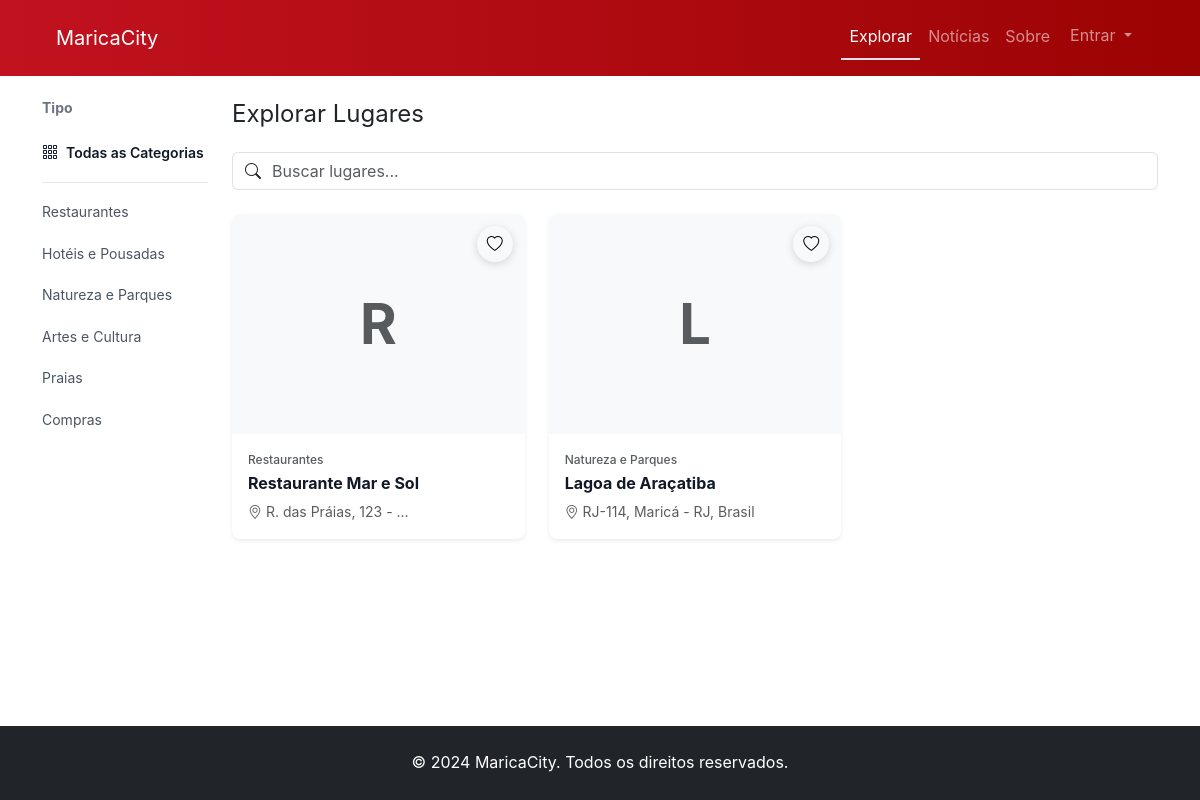
The app's page /explore/, older data.
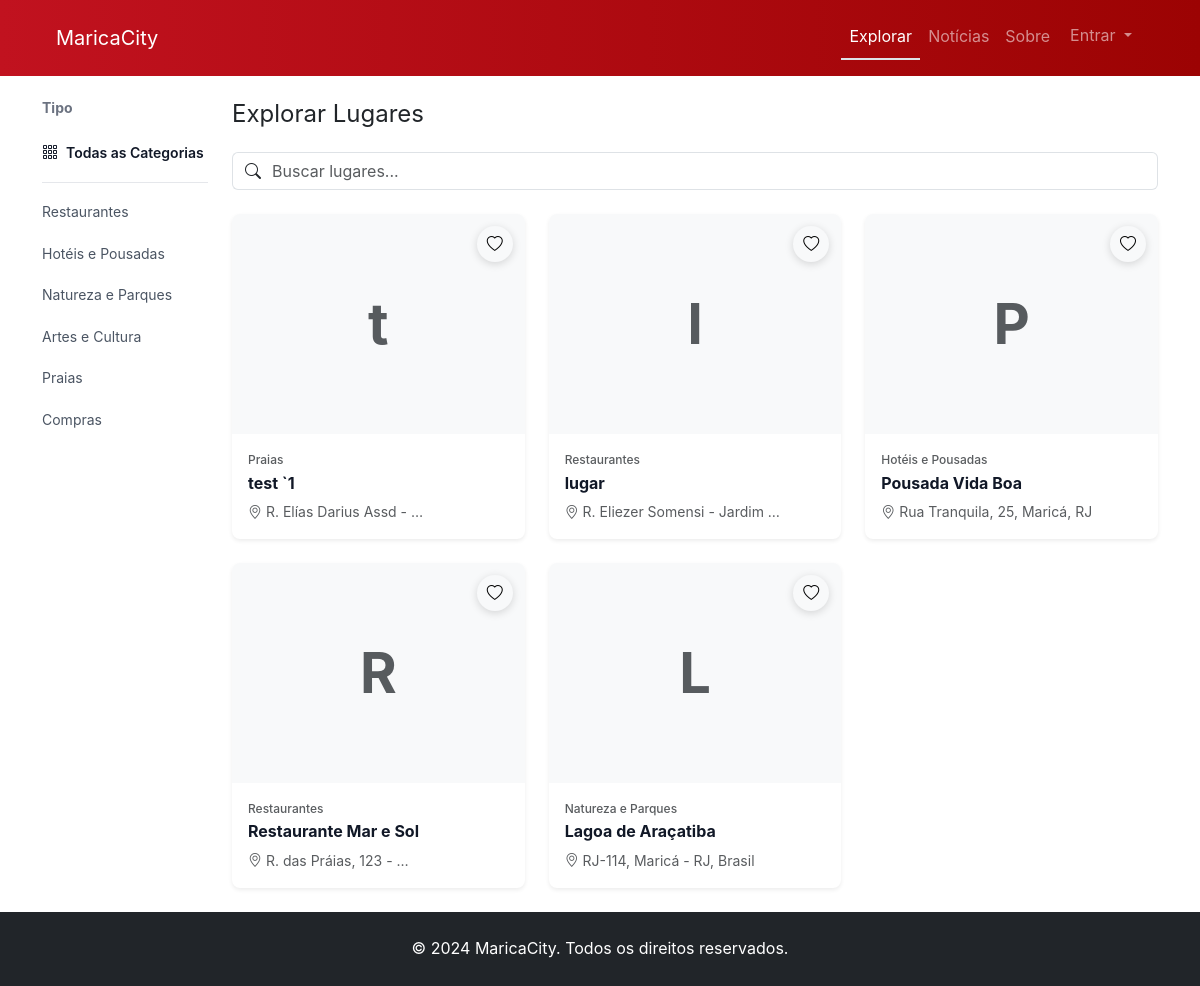
The same page, newer data.
### apps/explore/models.py (models this page shows, shortened)
class Category(models.Model):
    name = models.CharField(max_length=100, unique=True, help_text="Nome da categoria")
    slug = models.SlugField(
        max_length=100, unique=True, help_text="Identificador amigável para URL"
    )
    description = models.TextField(blank=True, help_text="Descrição da categoria")
    icon = models.CharField(
        max_length=50, blank=True, help_text="Classe do ícone ou emoji para a categoria"
    )
    is_active = models.BooleanField(
        default=True, help_text="Se a categoria está atualmente ativa"
    )
    display_order = models.IntegerField(
        default=0,
        help_text="Ordem em que a categoria aparece (números menores primeiro)",
    )
    created_at = models.DateTimeField(auto_now_add=True)
    updated_at = models.DateTimeField(auto_now=True)
    class Meta:
        ordering = ["display_order", "name"]
        verbose_name = "Categoria"
        verbose_name_plural = "Categorias"
        indexes = [
            models.Index(fields=["is_active", "display_order"]),
            models.Index(fields=["slug"]),
        ]

class Place(models.Model):
    name = models.CharField(max_length=200, help_text="Nome do lugar")
    description = models.TextField(help_text="Descrição detalhada do lugar")
    address = models.TextField(help_text="Endereço completo do lugar")
    latitude = models.DecimalField(
        max_digits=9,
        decimal_places=6,
        null=True,
        blank=True,
        help_text="Coordenada de latitude",
    )
    longitude = models.DecimalField(
        max_digits=9,
        decimal_places=6,
        null=True,
        blank=True,
        help_text="Coordenada de longitude",
    )
    categories = models.ManyToManyField(
        Category,
        related_name="places",
        blank=True,
        help_text="Categorias às quais este lugar pertence",
    )
    created_by = models.ForeignKey(
        settings.AUTH_USER_MODEL,
        on_delete=models.CASCADE,
        related_name="places",
        help_text="Usuário que criou este lugar",
    )
    is_approved = models.BooleanField(
        default=False, help_text="Se o lugar foi aprovado pelo administrador"
    )
    is_active = models.BooleanField(
        default=True, help_text="Se o lugar está atualmente ativo"
    )
    created_at = models.DateTimeField(auto_now_add=True)
    updated_at = models.DateTimeField(auto_now=True)
    class Meta:
        ordering = ["-created_at"]
        verbose_name = "Lugar"
        verbose_name_plural = "Lugares"
        indexes = [
            models.Index(fields=["is_approved", "is_active"]),
            models.Index(fields=["-created_at"]),
        ]
    @property
    def is_pending(self):
        return not self.is_approved
    @property
    def primary_image(self):
        return self.images.filter(is_primary=True).first()

### apps/explore/views.py (the view)
# urls.py: path("", views.explore_view, name="explore"),
def explore_view(request):
    categories = Category.objects.filter(is_active=True).order_by("display_order")
    search_query = request.GET.get("q", "").strip()
    sort_by = request.GET.get("sort", "-created_at")
    valid_sorts = {
        "-created_at": "-created_at",
        "name": "name",
        "-name": "-name",
    }
    sort_order = valid_sorts.get(sort_by, "-created_at")
    base_query = Q(is_approved=True, is_active=True)
    if request.user.is_authenticated:
        user_pending_query = Q(
            created_by=request.user, is_approved=False, is_active=True
        )
        all_places = Place.objects.filter(base_query | user_pending_query)
    else:
        all_places = Place.objects.filter(base_query)
    if search_query:
        all_places = all_places.filter(
            Q(name__icontains=search_query)
            | Q(description__icontains=search_query)
            | Q(categories__name__icontains=search_query)
        ).distinct()
    all_places = all_places.prefetch_related("images", "categories").order_by(
        sort_order
    )
    context = {
        "categories": categories,
        "all_places": all_places,
        "current_sort": sort_by,
    }
    return render(request, "explore/explore.html", context)

### apps/core/context_processors.py (called while the page is built, shortened)
def google_oauth(request):
    return {
        "GOOGLE_OAUTH_CLIENT_ID": settings.GOOGLE_OAUTH_CLIENT_ID,
    }

def admin_stats(request):
    return {"pending_places": 0, "draft_news": 0}

### templates/explore/explore.html (shortened to what the changed rows need)
{% extends 'base.html' %}
{% load static %}
{% block extra_css %}
<link rel="stylesheet" href="{% static 'css/pages/explore.css' %}">
{% endblock %}
{% block content %}
<div class="container py-4">
  <div class="row">
    <div class="col-md-3 col-lg-2">
      <div class="sidebar-sticky">
        <div class="mb-4">
          <div class="list-group list-group-flush border-0">
            {% if categories %}
              {% for category in categories %}
              <a href="{% url 'explore:category_detail' category.slug %}" class="list-group-item list-group-item-action border-0 px-0 py-2" style="background: transparent;">
                <span style="font-size: 0.875rem;">{{ category.name }}</span>
              </a>
              {% endfor %}
            {% endif %}
          </div>
        </div>
      </div>
    </div>
    <div class="col-md-9 col-lg-10">
      <div class="d-flex justify-content-between align-items-center mb-4">
        <h1 class="fw-normal mb-0" style="font-size: 1.5rem;">
          {% if request.GET.q %}
            Resultados para "{{ request.GET.q }}"
          {% else %}
            Explorar Lugares
          {% endif %}
        </h1>
      </div>
  <section>
    {% if all_places %}
    <div class="row g-4">
      {% for place in all_places %}
      <div class="col-12 col-md-6 col-lg-4">
        <a href="{% url 'explore:place_detail' place.pk %}" class="text-decoration-none">
          <div class="card place-card h-100 shadow-sm" {% if place.is_pending %}style="border: 2px solid #60a5fa !important;"{% else %}style="border: 0;"{% endif %}>
            <div class="position-relative place-card-image-wrapper">
              {% if place.primary_image %}
              <img src="{{ place.primary_image.image.url }}" alt="{{ place.name }}" class="card-img-top place-card-img" loading="lazy">
              {% else %}
              <div class="bg-light text-muted d-flex align-items-center justify-content-center place-card-placeholder">
                <span class="display-4 fw-bold">{{ place.name|first }}</span>
              </div>
              {% endif %}
              <button class="btn btn-light btn-sm rounded-circle position-absolute favorite-btn-overlay favorite-btn"
                      data-place-id="{{ place.pk }}"
                      title="Adicionar aos favoritos"
                      aria-label="Adicionar aos favoritos"
                      onclick="event.preventDefault(); event.stopPropagation();">
                <i class="bi bi-bookmark"></i>
              </button>
            </div>
            <div class="card-body p-3">
              {% if place.categories.exists %}
                {% with place.categories.first as first_category %}
                <p class="text-muted mb-1" style="font-size: 0.75rem; font-weight: 500;">
                  {{ first_category.name }}
                </p>
                {% endwith %}
              {% endif %}
              <h5 class="card-title fw-bold mb-2" style="font-size: 1rem; color: #111827;">{{ place.name }}</h5>
              <p class="text-muted mb-0" style="font-size: 0.875rem;">
                <i class="bi bi-geo-alt"></i> {{ place.address|truncatewords:5 }}
              </p>
            </div>
          </div>
        </a>
      </div>
      {% endfor %}
    </div>
    {% endif %}
  </section>
    </div>
  </div>
</div>
{% endblock %}

Row changes from the older to the newer data that the page shows:
now on this page (row edited): Place: name|first "t", categories.first.name "Praias", name "test `1", address "R. Elías Darius Assd - …"
now on this page (row edited): Place: name|first "l", categories.first.name "Restaurantes", name "lugar", address "R. Eliezer Somensi - Jardim …"
now on this page (row edited): Place: name|first "P", categories.first.name "Hotéis e Pousadas", name "Pousada Vida Boa", address "Rua Tranquila, 25, Maricá, RJ"
